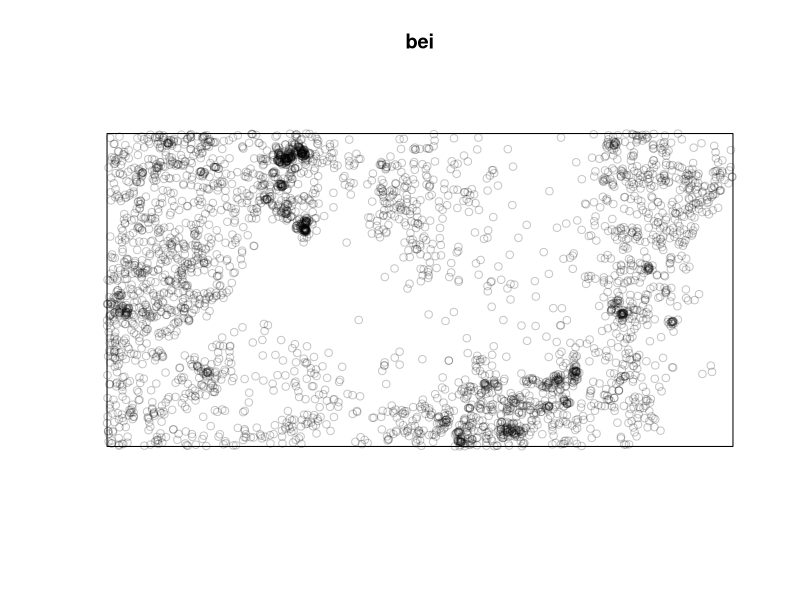
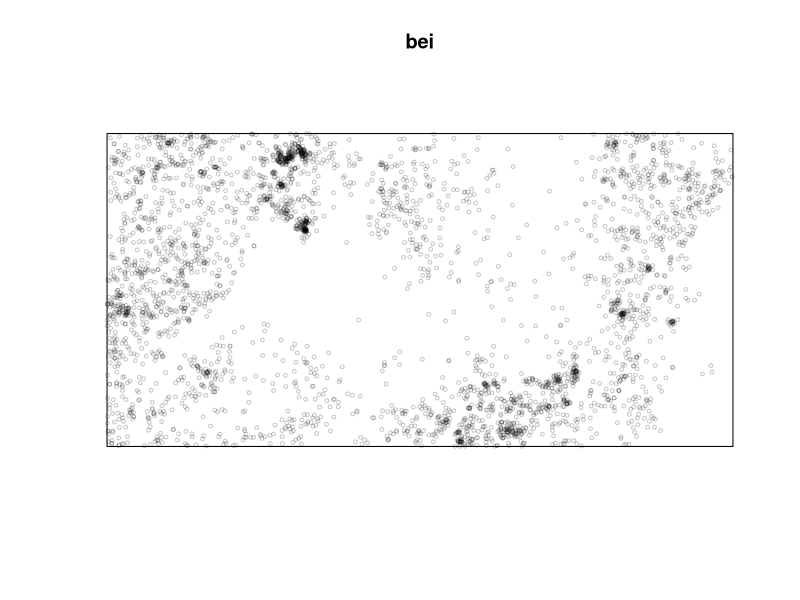
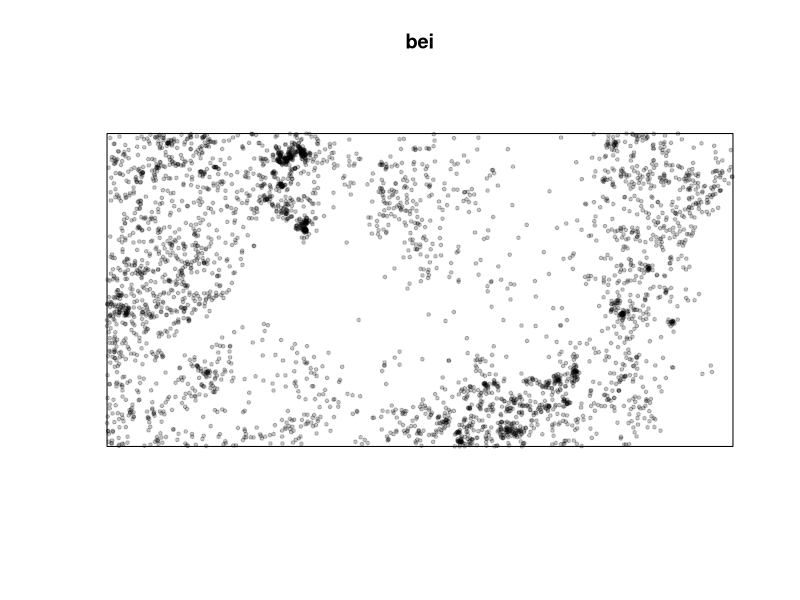
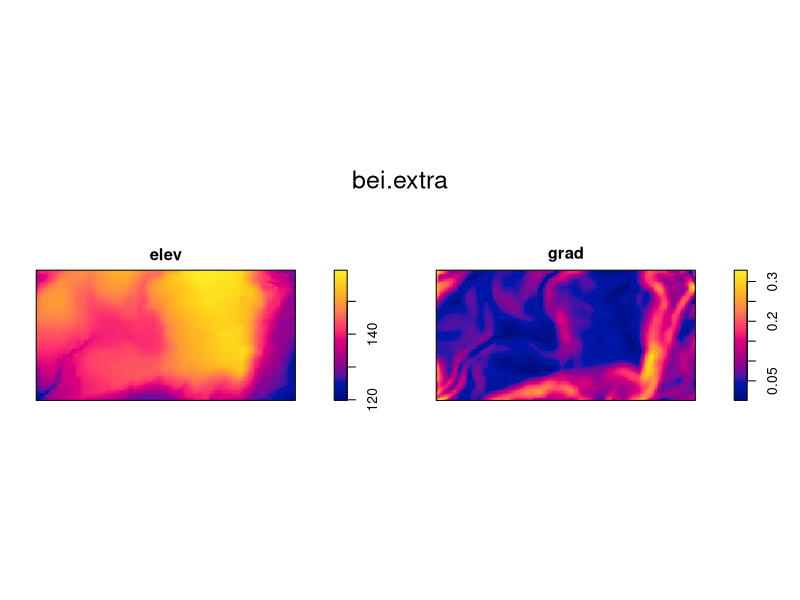
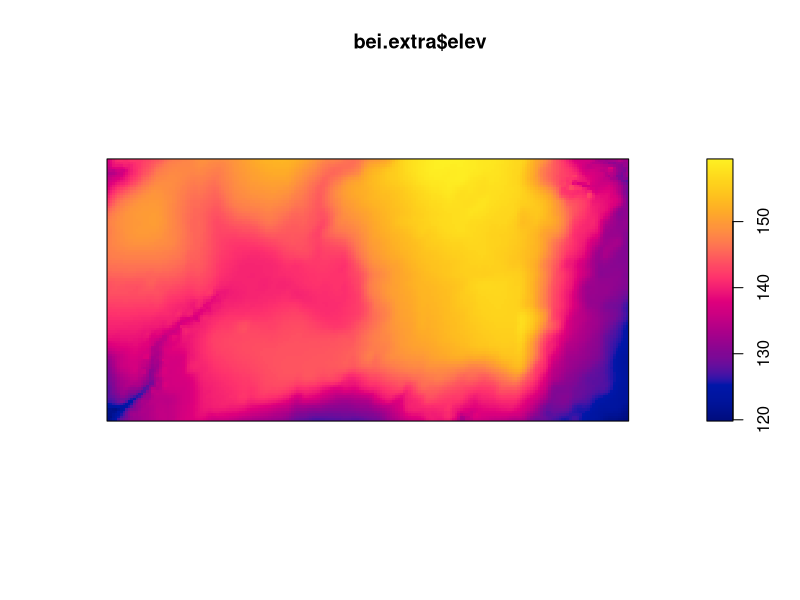
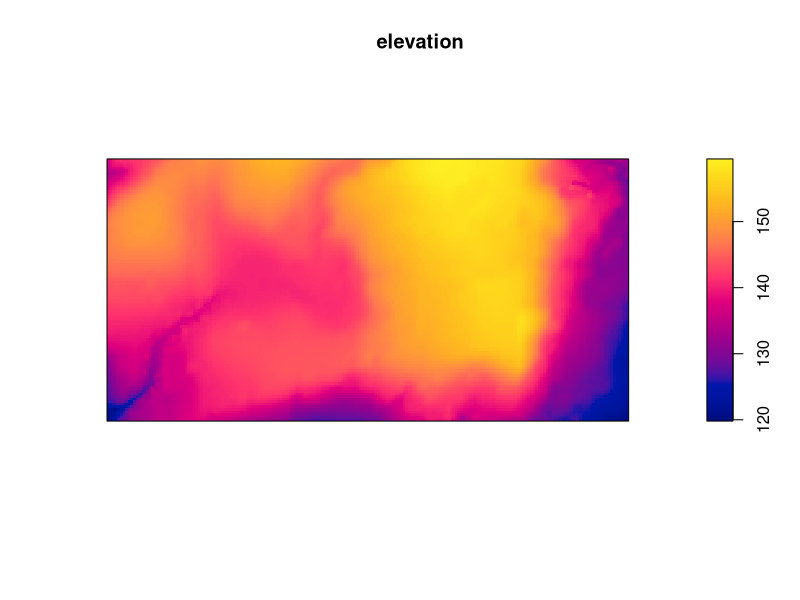
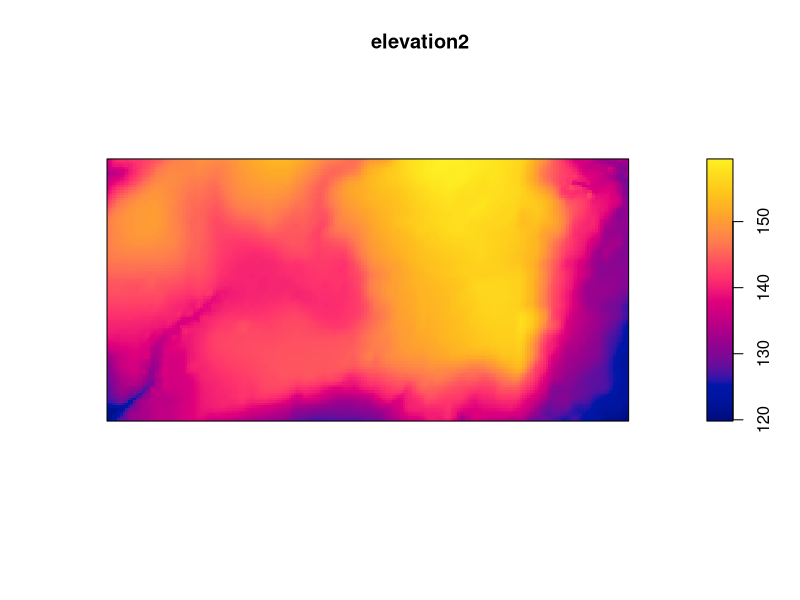
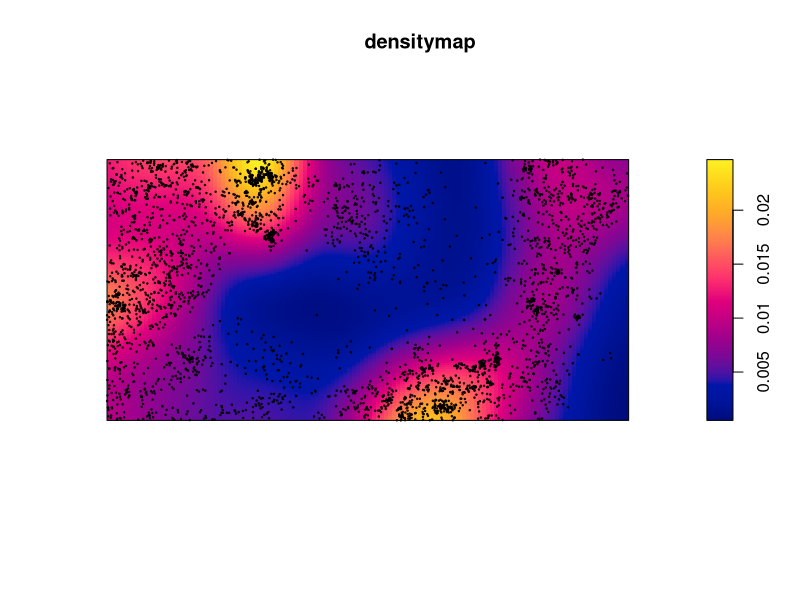

R code for these plots, in order:
# code related to population ecology

# how to install a code
# a code is needed for point pattern analysis
install.packages("spatstat")

# how to check if a code has been correctly installed
library(spatstat)

# let's use the bei data (dataset) (trees in the tropical area forests)
bei

# plotting the data
plot(bei)

# changing the dimension - cex
plot(bei, cex = 0.5)

# changing the symbols - pch (there are many types)
plot(bei, cex = 0.5, pch = 19)

# additional datasets
bei.extra
plot(bei.extra)

# let's use only a part of the dataset: elev ($ is linking elev with bei.extra)
plot(bei.extra$elev)
elevation <- bei.extra$elev   #creating an object called elevation
plot(elevation)
bei.extra

# second method to select elements
elevation2 <- bei.extra[[1]] #it's the same as we did before (bei.extra$elev)
plot(elevation2)

# passing from points to a continuous surface
densitymap <- density(bei) #now dealing with pixels
plot(densitymap)
points(bei, cex = .2) #how to add a plot to the current one without erasing the first one
#how to change color to the plot 
c1 <- colorRampPalette(c("black", "red", "orange", "yellow"))(100)
plot(densitymap, col = c1)
